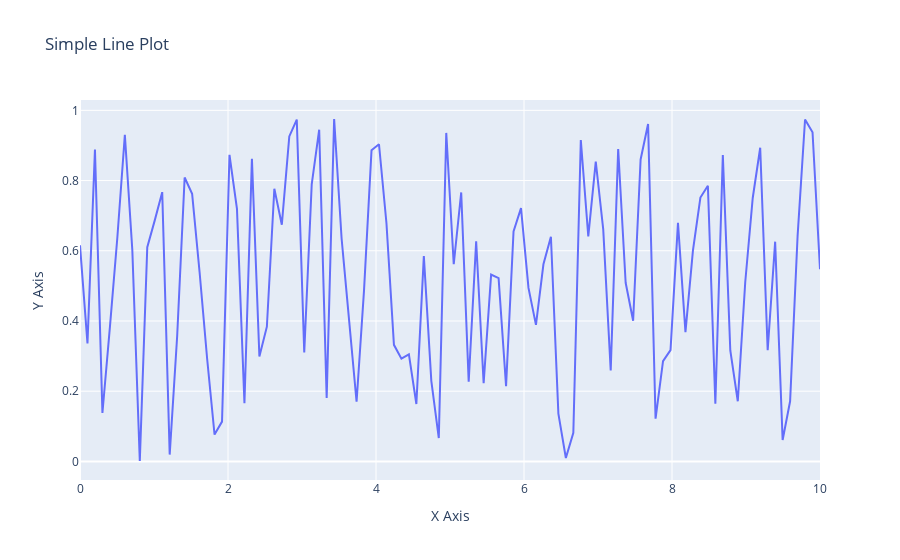

Notebook source saved alongside this figure:
### Code cell
#To create a basic line plot using Plotly with a randomly generated dataset, label the axes, and set the title,

import plotly.graph_objects as go
import numpy as np

# Generate random data
x = np.linspace(0, 10, 100)  # 100 points between 0 and 10
y = np.random.random(100)    # 100 random values

# Create a line plot
fig = go.Figure()

# Add a line trace to the figure
fig.add_trace(go.Scatter(x=x, y=y, mode='lines', name='Random Data'))

# Update layout with title and axis labels
fig.update_layout(
    title='Simple Line Plot',
    xaxis_title='X Axis',
    yaxis_title='Y Axis'
)

# Show the plot
fig.show()
